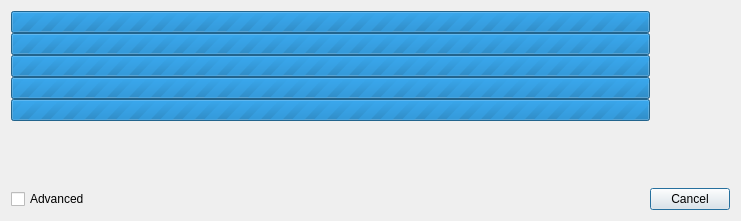
<?xml version="1.0" encoding="UTF-8"?>
<ui version="4.0">
 <class>XDialogProcess</class>
 <widget class="QDialog" name="XDialogProcess">
  <property name="windowModality">
   <enum>Qt::ApplicationModal</enum>
  </property>
  <property name="geometry">
   <rect>
    <x>0</x>
    <y>0</y>
    <width>741</width>
    <height>221</height>
   </rect>
  </property>
  <property name="windowTitle">
   <string>Process</string>
  </property>
  <property name="modal">
   <bool>true</bool>
  </property>
  <layout class="QVBoxLayout" name="verticalLayout">
   <property name="spacing">
    <number>0</number>
   </property>
   <item>
    <layout class="QHBoxLayout" name="horizontalLayout_2">
     <item>
      <widget class="QProgressBar" name="progressBar0">
       <property name="maximum">
        <number>0</number>
       </property>
       <property name="value">
        <number>0</number>
       </property>
       <property name="alignment">
        <set>Qt::AlignCenter</set>
       </property>
       <property name="format">
        <string notr="true">%v/%m</string>
       </property>
      </widget>
     </item>
     <item>
      <widget class="QLabel" name="labelSpeed0">
       <property name="minimumSize">
        <size>
         <width>80</width>
         <height>0</height>
        </size>
       </property>
       <property name="text">
        <string/>
       </property>
       <property name="alignment">
        <set>Qt::AlignCenter</set>
       </property>
      </widget>
     </item>
    </layout>
   </item>
   <item>
    <layout class="QHBoxLayout" name="horizontalLayout_3">
     <item>
      <widget class="QProgressBar" name="progressBar1">
       <property name="maximum">
        <number>0</number>
       </property>
       <property name="value">
        <number>0</number>
       </property>
       <property name="alignment">
        <set>Qt::AlignCenter</set>
       </property>
       <property name="format">
        <string notr="true">%v/%m</string>
       </property>
      </widget>
     </item>
     <item>
      <widget class="QLabel" name="labelSpeed1">
       <property name="minimumSize">
        <size>
         <width>80</width>
         <height>0</height>
        </size>
       </property>
       <property name="text">
        <string/>
       </property>
       <property name="alignment">
        <set>Qt::AlignCenter</set>
       </property>
      </widget>
     </item>
    </layout>
   </item>
   <item>
    <layout class="QHBoxLayout" name="horizontalLayout_4">
     <item>
      <widget class="QProgressBar" name="progressBar2">
       <property name="maximum">
        <number>0</number>
       </property>
       <property name="value">
        <number>0</number>
       </property>
       <property name="alignment">
        <set>Qt::AlignCenter</set>
       </property>
       <property name="format">
        <string notr="true">%v/%m</string>
       </property>
      </widget>
     </item>
     <item>
      <widget class="QLabel" name="labelSpeed2">
       <property name="minimumSize">
        <size>
         <width>80</width>
         <height>0</height>
        </size>
       </property>
       <property name="text">
        <string/>
       </property>
       <property name="alignment">
        <set>Qt::AlignCenter</set>
       </property>
      </widget>
     </item>
    </layout>
   </item>
   <item>
    <layout class="QHBoxLayout" name="horizontalLayout_5">
     <item>
      <widget class="QProgressBar" name="progressBar3">
       <property name="maximum">
        <number>0</number>
       </property>
       <property name="value">
        <number>0</number>
       </property>
       <property name="alignment">
        <set>Qt::AlignCenter</set>
       </property>
       <property name="format">
        <string notr="true">%v/%m</string>
       </property>
      </widget>
     </item>
     <item>
      <widget class="QLabel" name="labelSpeed3">
       <property name="minimumSize">
        <size>
         <width>80</width>
         <height>0</height>
        </size>
       </property>
       <property name="text">
        <string/>
       </property>
       <property name="alignment">
        <set>Qt::AlignCenter</set>
       </property>
      </widget>
     </item>
    </layout>
   </item>
   <item>
    <layout class="QHBoxLayout" name="horizontalLayout_6">
     <item>
      <widget class="QProgressBar" name="progressBar4">
       <property name="maximum">
        <number>0</number>
       </property>
       <property name="value">
        <number>0</number>
       </property>
       <property name="alignment">
        <set>Qt::AlignCenter</set>
       </property>
       <property name="format">
        <string notr="true">%v/%m</string>
       </property>
      </widget>
     </item>
     <item>
      <widget class="QLabel" name="labelSpeed4">
       <property name="minimumSize">
        <size>
         <width>80</width>
         <height>0</height>
        </size>
       </property>
       <property name="text">
        <string/>
       </property>
       <property name="alignment">
        <set>Qt::AlignCenter</set>
       </property>
      </widget>
     </item>
    </layout>
   </item>
   <item>
    <spacer name="verticalSpacer">
     <property name="orientation">
      <enum>Qt::Vertical</enum>
     </property>
     <property name="sizeHint" stdset="0">
      <size>
       <width>20</width>
       <height>70</height>
      </size>
     </property>
    </spacer>
   </item>
   <item>
    <layout class="QHBoxLayout" name="horizontalLayout">
     <item>
      <widget class="QCheckBox" name="checkBoxAdvanced">
       <property name="text">
        <string>Advanced</string>
       </property>
      </widget>
     </item>
     <item>
      <widget class="QLabel" name="labelTime">
       <property name="minimumSize">
        <size>
         <width>120</width>
         <height>0</height>
        </size>
       </property>
       <property name="maximumSize">
        <size>
         <width>120</width>
         <height>16777215</height>
        </size>
       </property>
       <property name="frameShape">
        <enum>QFrame::NoFrame</enum>
       </property>
       <property name="text">
        <string/>
       </property>
       <property name="alignment">
        <set>Qt::AlignLeading|Qt::AlignLeft|Qt::AlignVCenter</set>
       </property>
      </widget>
     </item>
     <item>
      <spacer name="horizontalSpacer">
       <property name="orientation">
        <enum>Qt::Horizontal</enum>
       </property>
       <property name="sizeHint" stdset="0">
        <size>
         <width>40</width>
         <height>20</height>
        </size>
       </property>
      </spacer>
     </item>
     <item>
      <widget class="QLabel" name="labelRemain">
       <property name="minimumSize">
        <size>
         <width>120</width>
         <height>0</height>
        </size>
       </property>
       <property name="maximumSize">
        <size>
         <width>120</width>
         <height>16777215</height>
        </size>
       </property>
       <property name="frameShape">
        <enum>QFrame::NoFrame</enum>
       </property>
       <property name="text">
        <string/>
       </property>
       <property name="alignment">
        <set>Qt::AlignLeading|Qt::AlignLeft|Qt::AlignVCenter</set>
       </property>
      </widget>
     </item>
     <item>
      <widget class="QPushButton" name="pushButtonCancel">
       <property name="text">
        <string>Cancel</string>
       </property>
      </widget>
     </item>
    </layout>
   </item>
  </layout>
 </widget>
 <resources/>
 <connections/>
</ui>
